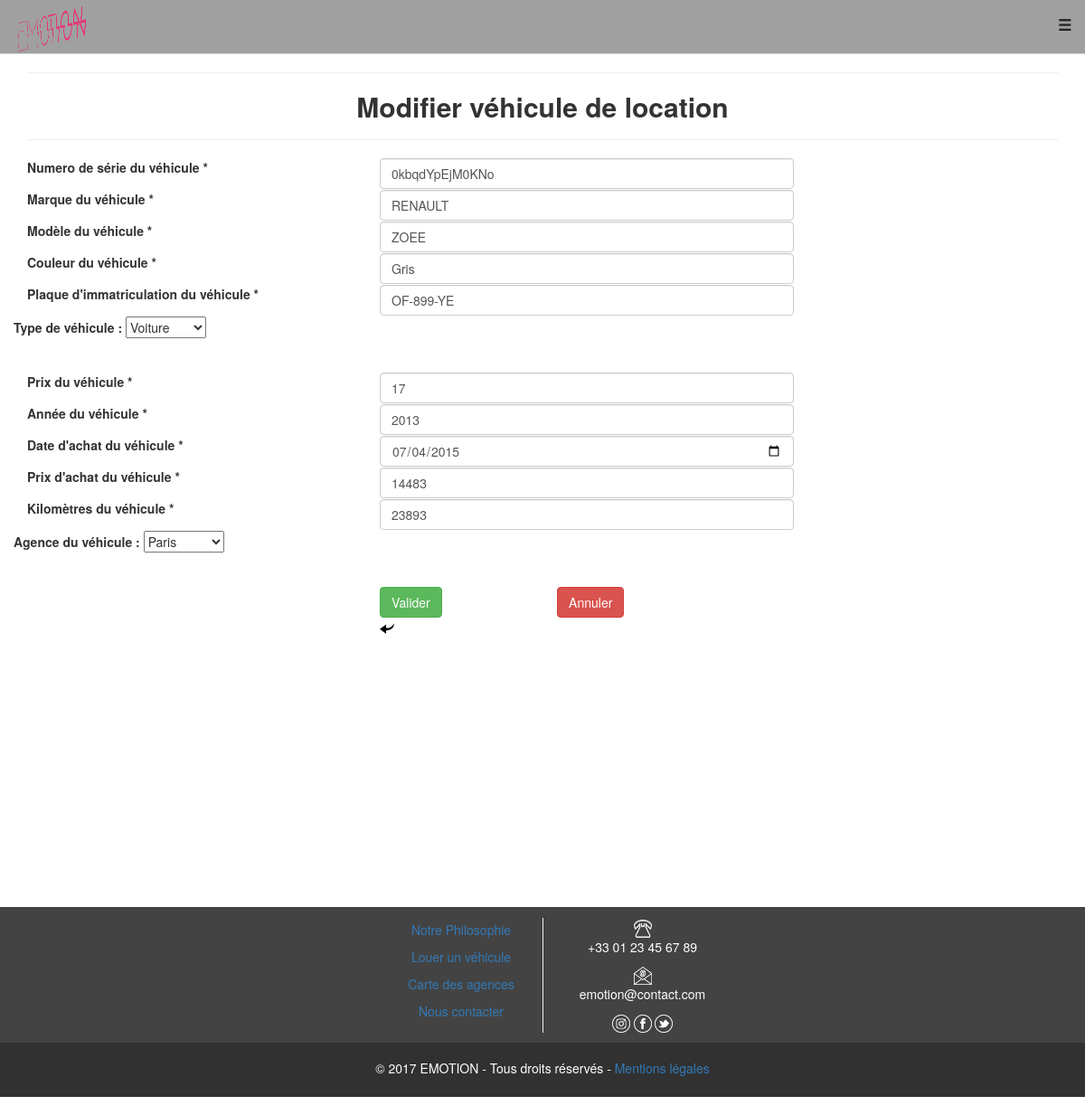
Before: /modif_vehicule.php?id=0kbqdYpEjM0KNo (signed in) with the older database file.
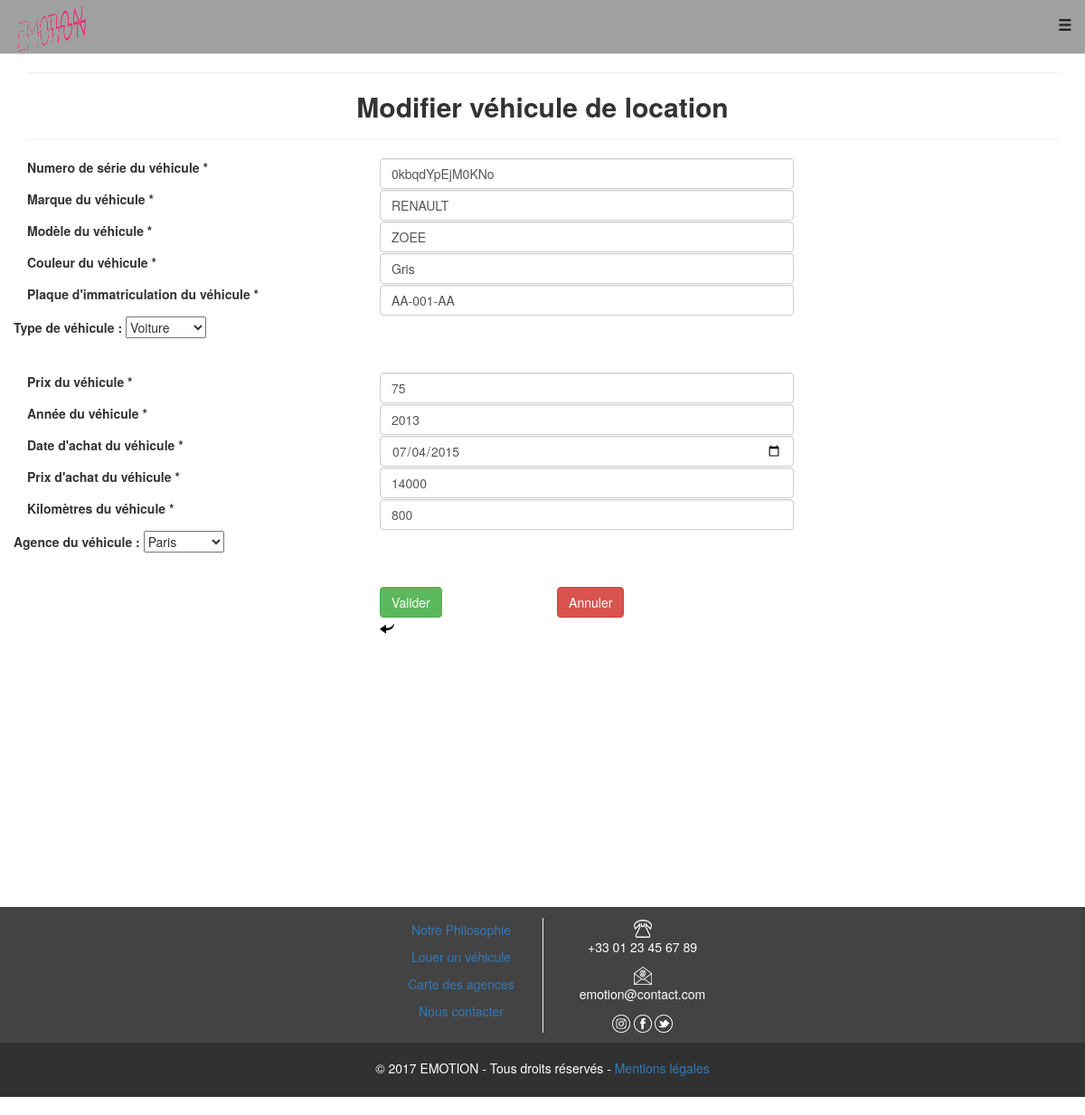
After: the same page with the newer database file.
### tables this page shows
CREATE TABLE `vehicule` (
  `numero_serie` varchar(20) NOT NULL,
  `marque` varchar(100) NOT NULL,
  `modele` varchar(100) NOT NULL,
  `couleur` varchar(50) NOT NULL,
  `immatriculation` varchar(20) NOT NULL,
  `id_type_vehicule` int(5) NOT NULL,
  `prix` varchar(10) NOT NULL,
  `annee` int(4) NOT NULL,
  `date_achat` date NOT NULL,
  `prix_achat` varchar(50) NOT NULL,
  `kilometres` varchar(10) NOT NULL,
  `ville` int(11) DEFAULT NULL
);

### modif_vehicule.php (the view, shortened to what the changed rows need)
<?php
include 'header.php';
?>
<!DOCTYPE html>
<head>
    <?php
    try {
        $id = $_GET['id'];
        $bdd = new PDO('mysql:host=localhost;dbname=emotion', 'root', '');
        $donnees = $bdd->query("SELECT * FROM vehicule WHERE numero_serie = '$id'");
        $ligne = $donnees->fetch();
        $numero_serie = $ligne['numero_serie'];
        $marque = $ligne['marque'];
        $modele = $ligne['modele'];
        $couleur = $ligne['couleur'];
        $immatriculation = $ligne['immatriculation'];
        $id_type_vehicule = $ligne['id_type_vehicule'];
        $prix = $ligne['prix'];
        $annee = $ligne['annee'];
        $date_achat = $ligne['date_achat'];
        $prix_achat = $ligne['prix_achat'];
        $kilometres = $ligne['kilometres'];
        $ville = $ligne['ville'];
    } catch (Exception $e) {
        echo 'Echec de la connexion à la base de données';
        exit();
    }
    ?>
</head>
<body>
    <div class="container">
        <div class="row">
            <div class="box">
                <div class="col-lg-12">
                    <h2 class="intro-text text-center">
                        <strong>Modifier véhicule de location</strong>
                    </h2>
                </div>
                <div class="row">
                    <div class="col-lg-12">
                        <form action="recup_modif.php" method="POST">
                            <fieldset>
                                <div class="form-group">
                                    <div class="col-md-5">
                                        <input id="numero_serie" name="numero_serie" type="text" placeholder="Numéro de série du véhicule." class="form-control input-md" value="<?php echo $numero_serie; ?>" required="">
                                    </div>
                                </div>
                                <div class="form-group">
                                    <div class="col-md-5">
                                        <input id="marque" name="marque" type="text" placeholder="Marque du véhicule." class="form-control input-md" value="<?php echo $marque; ?>" required="">
                                    </div>
                                </div>
                                <div class="form-group">
                                    <div class="col-md-5">
                                        <input id="modele" name="modele" type="text" placeholder="Modèle du véhicule." class="form-control input-md" value="<?php echo $modele; ?>" required="">
                                    </div>
                                </div>
                                <div class="form-group">
                                    <div class="col-md-5">
                                        <input id="couleur" name="couleur" type="text" placeholder="Couleur du véhicule." class="form-control input-md" value="<?php echo $couleur; ?>" required="">
                                    </div>
                                </div>
                                <div class="form-group">
                                    <div class="col-md-5">
                                        <input id="immatriculation" name="immatriculation" type="text" placeholder="Plaque d'immatriculation du véhicule." class="form-control input-md" value="<?php echo $immatriculation; ?>" required="">
                                    </div>
                                </div>
                                <div class="form-group">
                                    <label for="id_type_vehicule">Type de véhicule :</label>
                                    <select name="id_type_vehicule" id="id_type_vehicule" class = "" required>
                                        <option value="2" <?php
                                        if ($id_type_vehicule == 2) {
                                            echo "selected";
                                        }
                                        ?> >Voiture</option>
                                    </select><br>
                                </div>
                                <br/>
                                <div class="form-group">
                                    <div class="col-md-5">
                                        <input id="prix" name="prix" type="text" placeholder="Prix du véhicule." class="form-control input-md" value="<?php echo $prix; ?>" required="">
                                    </div>
                                </div>
                                <div class="form-group">
                                    <div class="col-md-5">
                                        <input id="annee" name="annee" type="number" placeholder="Année du véhicule." class="form-control input-md" min="1990" max="2018" value="<?php echo $annee; ?>"  required="">
                                    </div>
                                </div>
                                <div class="form-group">
                                    <div class="col-md-5">
                                        <input id="date_achat" name="date_achat" type="date" placeholder="Date d'achat du véhicule." class="form-control input-md" value="<?php echo $date_achat; ?>"  required="">
                                    </div>
                                </div>
                                <div class="form-group">
                                    <div class="col-md-5">
                                        <input id="prix_achat" name="prix_achat" type="text" placeholder="Prix d'achat du véhicule." class="form-control input-md" value="<?php echo $prix_achat; ?>"  required="">
                                    </div>
                                </div>
                                <div class="form-group">
                                    <div class="col-md-5">
                                        <input id="kilometres" name="kilometres" type="text" placeholder="Kilomètres du véhicule." class="form-control input-md" min="1" max="1000000" value="<?php echo $kilometres; ?>" required="">
                                    </div>
                                </div>
                                <div class="form-group">
                                    <label for="ville">Agence du véhicule :</label>
                                    <select name="ville" id="ville" class = "" required>
                                        <option value="1" <?php
                                        if ($ville == 1) {
                                            echo "selected";
                                        }
                                        ?> >Paris</option>
                                    </select>
                                </div><br>
                            </fieldset>
                        </form>
                    </div>
                </div>
            </div>
        </div>
    </div>
<?php include 'footer.php'; ?>
</body>
</html>

Changed rows visible on the page:
changed vehicule "0kbqdYpEjM0KNo": immatriculation "OF-899-YE" → "AA-001-AA"; prix "17" → "75"; prix_achat "14483" → "14000"; kilometres "23893" → "800"
